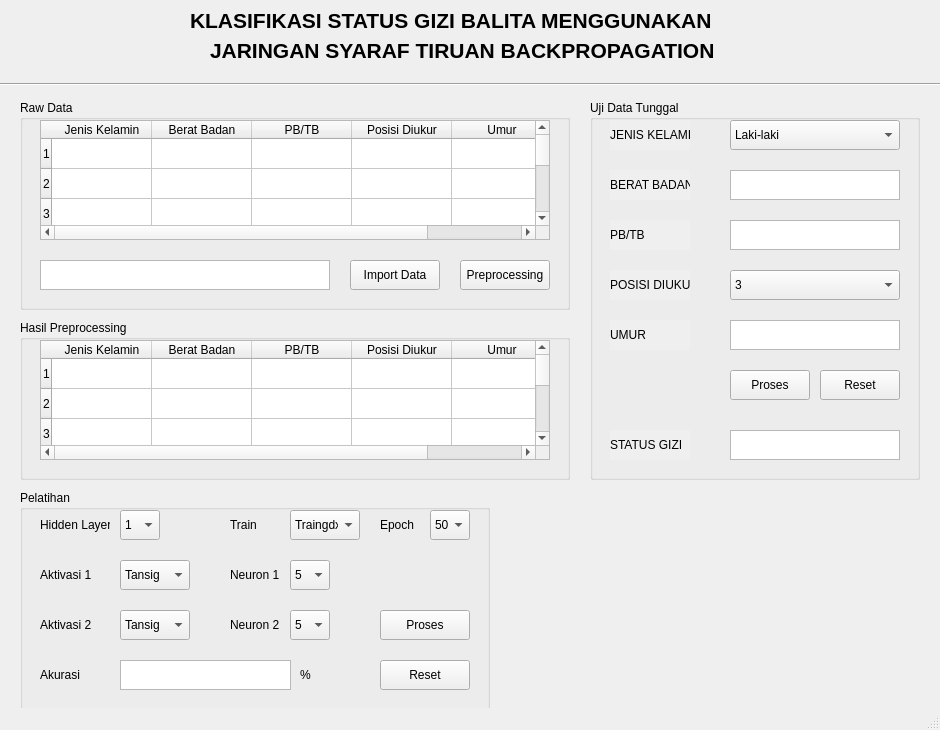
<?xml version="1.0" encoding="UTF-8"?>
<ui version="4.0">
 <class>MainWindow</class>
 <widget class="QMainWindow" name="MainWindow">
  <property name="enabled">
   <bool>true</bool>
  </property>
  <property name="geometry">
   <rect>
    <x>0</x>
    <y>0</y>
    <width>940</width>
    <height>730</height>
   </rect>
  </property>
  <property name="windowTitle">
   <string>MainWindow</string>
  </property>
  <widget class="QWidget" name="centralwidget">
   <widget class="QLabel" name="labelJudul1">
    <property name="geometry">
     <rect>
      <x>190</x>
      <y>10</y>
      <width>550</width>
      <height>20</height>
     </rect>
    </property>
    <property name="font">
     <font>
      <pointsize>16</pointsize>
      <weight>75</weight>
      <bold>true</bold>
     </font>
    </property>
    <property name="text">
     <string>KLASIFIKASI STATUS GIZI BALITA MENGGUNAKAN</string>
    </property>
   </widget>
   <widget class="QLabel" name="labelJudul2">
    <property name="geometry">
     <rect>
      <x>210</x>
      <y>40</y>
      <width>520</width>
      <height>20</height>
     </rect>
    </property>
    <property name="font">
     <font>
      <pointsize>16</pointsize>
      <weight>75</weight>
      <bold>true</bold>
     </font>
    </property>
    <property name="text">
     <string>JARINGAN SYARAF TIRUAN BACKPROPAGATION</string>
    </property>
   </widget>
   <widget class="Line" name="line">
    <property name="geometry">
     <rect>
      <x>0</x>
      <y>69</y>
      <width>941</width>
      <height>31</height>
     </rect>
    </property>
    <property name="orientation">
     <enum>Qt::Horizontal</enum>
    </property>
   </widget>
   <widget class="QGroupBox" name="groupBoxRD">
    <property name="geometry">
     <rect>
      <x>20</x>
      <y>100</y>
      <width>550</width>
      <height>210</height>
     </rect>
    </property>
    <property name="title">
     <string>Raw Data</string>
    </property>
    <widget class="QTableWidget" name="tableRD">
     <property name="geometry">
      <rect>
       <x>20</x>
       <y>20</y>
       <width>510</width>
       <height>120</height>
      </rect>
     </property>
     <property name="rowCount">
      <number>5</number>
     </property>
     <property name="columnCount">
      <number>5</number>
     </property>
     <row/>
     <row/>
     <row/>
     <row/>
     <row/>
     <column>
      <property name="text">
       <string>Jenis Kelamin</string>
      </property>
     </column>
     <column>
      <property name="text">
       <string>Berat Badan</string>
      </property>
     </column>
     <column>
      <property name="text">
       <string>PB/TB</string>
      </property>
     </column>
     <column>
      <property name="text">
       <string>Posisi Diukur</string>
      </property>
     </column>
     <column>
      <property name="text">
       <string>Umur</string>
      </property>
     </column>
    </widget>
    <widget class="QPlainTextEdit" name="TextEditRD">
     <property name="geometry">
      <rect>
       <x>20</x>
       <y>160</y>
       <width>290</width>
       <height>30</height>
      </rect>
     </property>
    </widget>
    <widget class="QPushButton" name="buttonPreprocessingRD">
     <property name="geometry">
      <rect>
       <x>440</x>
       <y>160</y>
       <width>90</width>
       <height>30</height>
      </rect>
     </property>
     <property name="text">
      <string>Preprocessing</string>
     </property>
    </widget>
    <widget class="QPushButton" name="buttonImportRD">
     <property name="geometry">
      <rect>
       <x>330</x>
       <y>160</y>
       <width>90</width>
       <height>30</height>
      </rect>
     </property>
     <property name="text">
      <string>Import Data</string>
     </property>
    </widget>
   </widget>
   <widget class="QGroupBox" name="groupBoxUDT">
    <property name="geometry">
     <rect>
      <x>590</x>
      <y>100</y>
      <width>330</width>
      <height>380</height>
     </rect>
    </property>
    <property name="title">
     <string>Uji Data Tunggal</string>
    </property>
    <widget class="QLabel" name="labelJK">
     <property name="geometry">
      <rect>
       <x>20</x>
       <y>20</y>
       <width>80</width>
       <height>30</height>
      </rect>
     </property>
     <property name="autoFillBackground">
      <bool>true</bool>
     </property>
     <property name="text">
      <string>JENIS KELAMIN</string>
     </property>
    </widget>
    <widget class="QComboBox" name="comboBoxJK">
     <property name="geometry">
      <rect>
       <x>140</x>
       <y>20</y>
       <width>170</width>
       <height>30</height>
      </rect>
     </property>
     <item>
      <property name="text">
       <string>Laki-laki</string>
      </property>
     </item>
     <item>
      <property name="text">
       <string>Perempuan</string>
      </property>
     </item>
    </widget>
    <widget class="QPushButton" name="buttonProsesUDT">
     <property name="geometry">
      <rect>
       <x>140</x>
       <y>270</y>
       <width>80</width>
       <height>30</height>
      </rect>
     </property>
     <property name="text">
      <string>Proses</string>
     </property>
    </widget>
    <widget class="QPushButton" name="buttonResetUDT">
     <property name="geometry">
      <rect>
       <x>230</x>
       <y>270</y>
       <width>80</width>
       <height>30</height>
      </rect>
     </property>
     <property name="text">
      <string>Reset</string>
     </property>
    </widget>
    <widget class="QPlainTextEdit" name="textEditSG">
     <property name="geometry">
      <rect>
       <x>140</x>
       <y>330</y>
       <width>170</width>
       <height>30</height>
      </rect>
     </property>
    </widget>
    <widget class="QLabel" name="labelSG">
     <property name="geometry">
      <rect>
       <x>20</x>
       <y>330</y>
       <width>80</width>
       <height>30</height>
      </rect>
     </property>
     <property name="autoFillBackground">
      <bool>true</bool>
     </property>
     <property name="text">
      <string>STATUS GIZI</string>
     </property>
    </widget>
    <widget class="QLabel" name="labelUmur">
     <property name="geometry">
      <rect>
       <x>20</x>
       <y>220</y>
       <width>80</width>
       <height>30</height>
      </rect>
     </property>
     <property name="autoFillBackground">
      <bool>true</bool>
     </property>
     <property name="text">
      <string>UMUR</string>
     </property>
    </widget>
    <widget class="QLabel" name="labelPD">
     <property name="geometry">
      <rect>
       <x>20</x>
       <y>170</y>
       <width>80</width>
       <height>30</height>
      </rect>
     </property>
     <property name="autoFillBackground">
      <bool>true</bool>
     </property>
     <property name="text">
      <string>POSISI DIUKUR</string>
     </property>
    </widget>
    <widget class="QLabel" name="labelPBTB">
     <property name="geometry">
      <rect>
       <x>20</x>
       <y>120</y>
       <width>80</width>
       <height>30</height>
      </rect>
     </property>
     <property name="autoFillBackground">
      <bool>true</bool>
     </property>
     <property name="text">
      <string>PB/TB</string>
     </property>
    </widget>
    <widget class="QLabel" name="labelBB">
     <property name="geometry">
      <rect>
       <x>20</x>
       <y>70</y>
       <width>80</width>
       <height>30</height>
      </rect>
     </property>
     <property name="autoFillBackground">
      <bool>true</bool>
     </property>
     <property name="text">
      <string>BERAT BADAN</string>
     </property>
    </widget>
    <widget class="QComboBox" name="comboBoxPD">
     <property name="geometry">
      <rect>
       <x>140</x>
       <y>170</y>
       <width>170</width>
       <height>30</height>
      </rect>
     </property>
     <item>
      <property name="text">
       <string>3</string>
      </property>
     </item>
     <item>
      <property name="text">
       <string>4</string>
      </property>
     </item>
    </widget>
    <widget class="QPlainTextEdit" name="textEditBB">
     <property name="geometry">
      <rect>
       <x>140</x>
       <y>70</y>
       <width>170</width>
       <height>30</height>
      </rect>
     </property>
    </widget>
    <widget class="QPlainTextEdit" name="textEditPBTB">
     <property name="geometry">
      <rect>
       <x>140</x>
       <y>120</y>
       <width>170</width>
       <height>30</height>
      </rect>
     </property>
    </widget>
    <widget class="QPlainTextEdit" name="textEditUmur">
     <property name="geometry">
      <rect>
       <x>140</x>
       <y>220</y>
       <width>170</width>
       <height>30</height>
      </rect>
     </property>
    </widget>
   </widget>
   <widget class="QGroupBox" name="groupBoxPreprocessing">
    <property name="geometry">
     <rect>
      <x>20</x>
      <y>320</y>
      <width>550</width>
      <height>160</height>
     </rect>
    </property>
    <property name="title">
     <string>Hasil Preprocessing</string>
    </property>
    <widget class="QTableWidget" name="tablePreprocessing">
     <property name="geometry">
      <rect>
       <x>20</x>
       <y>20</y>
       <width>510</width>
       <height>120</height>
      </rect>
     </property>
     <property name="rowCount">
      <number>5</number>
     </property>
     <property name="columnCount">
      <number>5</number>
     </property>
     <row/>
     <row/>
     <row/>
     <row/>
     <row/>
     <column>
      <property name="text">
       <string>Jenis Kelamin</string>
      </property>
     </column>
     <column>
      <property name="text">
       <string>Berat Badan</string>
      </property>
     </column>
     <column>
      <property name="text">
       <string>PB/TB</string>
      </property>
     </column>
     <column>
      <property name="text">
       <string>Posisi Diukur</string>
      </property>
     </column>
     <column>
      <property name="text">
       <string>Umur</string>
      </property>
     </column>
    </widget>
   </widget>
   <widget class="QGroupBox" name="groupBoxPelatihan">
    <property name="geometry">
     <rect>
      <x>20</x>
      <y>490</y>
      <width>470</width>
      <height>220</height>
     </rect>
    </property>
    <property name="title">
     <string>Pelatihan</string>
    </property>
    <widget class="QLabel" name="labelHL">
     <property name="geometry">
      <rect>
       <x>20</x>
       <y>20</y>
       <width>70</width>
       <height>30</height>
      </rect>
     </property>
     <property name="text">
      <string>Hidden Layer</string>
     </property>
    </widget>
    <widget class="QLabel" name="labelA1">
     <property name="geometry">
      <rect>
       <x>20</x>
       <y>70</y>
       <width>70</width>
       <height>30</height>
      </rect>
     </property>
     <property name="text">
      <string>Aktivasi 1</string>
     </property>
    </widget>
    <widget class="QComboBox" name="comboBoxA1">
     <property name="geometry">
      <rect>
       <x>100</x>
       <y>70</y>
       <width>70</width>
       <height>30</height>
      </rect>
     </property>
     <item>
      <property name="text">
       <string>Tansig</string>
      </property>
     </item>
     <item>
      <property name="text">
       <string>Logsig</string>
      </property>
     </item>
    </widget>
    <widget class="QComboBox" name="comboBoxHL">
     <property name="geometry">
      <rect>
       <x>100</x>
       <y>20</y>
       <width>40</width>
       <height>30</height>
      </rect>
     </property>
     <item>
      <property name="text">
       <string>1</string>
      </property>
     </item>
     <item>
      <property name="text">
       <string>2</string>
      </property>
     </item>
    </widget>
    <widget class="QComboBox" name="comboBoxA2">
     <property name="geometry">
      <rect>
       <x>100</x>
       <y>120</y>
       <width>70</width>
       <height>30</height>
      </rect>
     </property>
     <item>
      <property name="text">
       <string>Tansig</string>
      </property>
     </item>
     <item>
      <property name="text">
       <string>Logsig</string>
      </property>
     </item>
    </widget>
    <widget class="QLabel" name="labelA2">
     <property name="geometry">
      <rect>
       <x>20</x>
       <y>120</y>
       <width>70</width>
       <height>30</height>
      </rect>
     </property>
     <property name="text">
      <string>Aktivasi 2</string>
     </property>
    </widget>
    <widget class="QLabel" name="labelAkurasi1">
     <property name="geometry">
      <rect>
       <x>20</x>
       <y>170</y>
       <width>70</width>
       <height>30</height>
      </rect>
     </property>
     <property name="text">
      <string>Akurasi</string>
     </property>
    </widget>
    <widget class="QPlainTextEdit" name="textEditAkurasi">
     <property name="geometry">
      <rect>
       <x>100</x>
       <y>170</y>
       <width>171</width>
       <height>30</height>
      </rect>
     </property>
    </widget>
    <widget class="QLabel" name="labelAkurasi2">
     <property name="geometry">
      <rect>
       <x>280</x>
       <y>170</y>
       <width>30</width>
       <height>30</height>
      </rect>
     </property>
     <property name="text">
      <string>%</string>
     </property>
    </widget>
    <widget class="QLabel" name="labelTrain">
     <property name="geometry">
      <rect>
       <x>210</x>
       <y>20</y>
       <width>50</width>
       <height>30</height>
      </rect>
     </property>
     <property name="text">
      <string>Train</string>
     </property>
    </widget>
    <widget class="QLabel" name="labelNeuron1">
     <property name="geometry">
      <rect>
       <x>210</x>
       <y>70</y>
       <width>50</width>
       <height>30</height>
      </rect>
     </property>
     <property name="text">
      <string>Neuron 1</string>
     </property>
    </widget>
    <widget class="QLabel" name="labelNeuron2">
     <property name="geometry">
      <rect>
       <x>210</x>
       <y>120</y>
       <width>50</width>
       <height>30</height>
      </rect>
     </property>
     <property name="text">
      <string>Neuron 2</string>
     </property>
    </widget>
    <widget class="QComboBox" name="comboBoxNeuron2">
     <property name="geometry">
      <rect>
       <x>270</x>
       <y>120</y>
       <width>40</width>
       <height>30</height>
      </rect>
     </property>
     <item>
      <property name="text">
       <string>5</string>
      </property>
     </item>
     <item>
      <property name="text">
       <string>10</string>
      </property>
     </item>
     <item>
      <property name="text">
       <string>15</string>
      </property>
     </item>
     <item>
      <property name="text">
       <string>20</string>
      </property>
     </item>
     <item>
      <property name="text">
       <string>25</string>
      </property>
     </item>
     <item>
      <property name="text">
       <string>30</string>
      </property>
     </item>
     <item>
      <property name="text">
       <string>35</string>
      </property>
     </item>
     <item>
      <property name="text">
       <string>40</string>
      </property>
     </item>
     <item>
      <property name="text">
       <string>45</string>
      </property>
     </item>
     <item>
      <property name="text">
       <string>50</string>
      </property>
     </item>
    </widget>
    <widget class="QComboBox" name="comboBoxNeuron1">
     <property name="geometry">
      <rect>
       <x>270</x>
       <y>70</y>
       <width>40</width>
       <height>30</height>
      </rect>
     </property>
     <item>
      <property name="text">
       <string>5</string>
      </property>
     </item>
     <item>
      <property name="text">
       <string>10</string>
      </property>
     </item>
     <item>
      <property name="text">
       <string>15</string>
      </property>
     </item>
     <item>
      <property name="text">
       <string>20</string>
      </property>
     </item>
     <item>
      <property name="text">
       <string>25</string>
      </property>
     </item>
     <item>
      <property name="text">
       <string>30</string>
      </property>
     </item>
     <item>
      <property name="text">
       <string>35</string>
      </property>
     </item>
     <item>
      <property name="text">
       <string>40</string>
      </property>
     </item>
     <item>
      <property name="text">
       <string>45</string>
      </property>
     </item>
     <item>
      <property name="text">
       <string>50</string>
      </property>
     </item>
    </widget>
    <widget class="QComboBox" name="comboBoxTrain">
     <property name="geometry">
      <rect>
       <x>270</x>
       <y>20</y>
       <width>70</width>
       <height>30</height>
      </rect>
     </property>
     <item>
      <property name="text">
       <string>Traingdx</string>
      </property>
     </item>
     <item>
      <property name="text">
       <string>Trainlm</string>
      </property>
     </item>
     <item>
      <property name="text">
       <string>Traingdm</string>
      </property>
     </item>
    </widget>
    <widget class="QLabel" name="labelEpoch">
     <property name="geometry">
      <rect>
       <x>360</x>
       <y>20</y>
       <width>40</width>
       <height>30</height>
      </rect>
     </property>
     <property name="text">
      <string>Epoch</string>
     </property>
    </widget>
    <widget class="QComboBox" name="comboBoxEpoch">
     <property name="geometry">
      <rect>
       <x>410</x>
       <y>20</y>
       <width>40</width>
       <height>30</height>
      </rect>
     </property>
     <item>
      <property name="text">
       <string>50</string>
      </property>
     </item>
     <item>
      <property name="text">
       <string>100</string>
      </property>
     </item>
     <item>
      <property name="text">
       <string>200</string>
      </property>
     </item>
     <item>
      <property name="text">
       <string>250</string>
      </property>
     </item>
     <item>
      <property name="text">
       <string>500</string>
      </property>
     </item>
     <item>
      <property name="text">
       <string>1000</string>
      </property>
     </item>
    </widget>
    <widget class="QPushButton" name="buttonProsesPelatihan">
     <property name="geometry">
      <rect>
       <x>360</x>
       <y>120</y>
       <width>90</width>
       <height>30</height>
      </rect>
     </property>
     <property name="text">
      <string>Proses</string>
     </property>
    </widget>
    <widget class="QPushButton" name="buttonResetPelatihan">
     <property name="geometry">
      <rect>
       <x>360</x>
       <y>170</y>
       <width>90</width>
       <height>30</height>
      </rect>
     </property>
     <property name="text">
      <string>Reset</string>
     </property>
    </widget>
   </widget>
  </widget>
  <widget class="QStatusBar" name="statusbar"/>
 </widget>
 <resources/>
 <connections/>
</ui>
